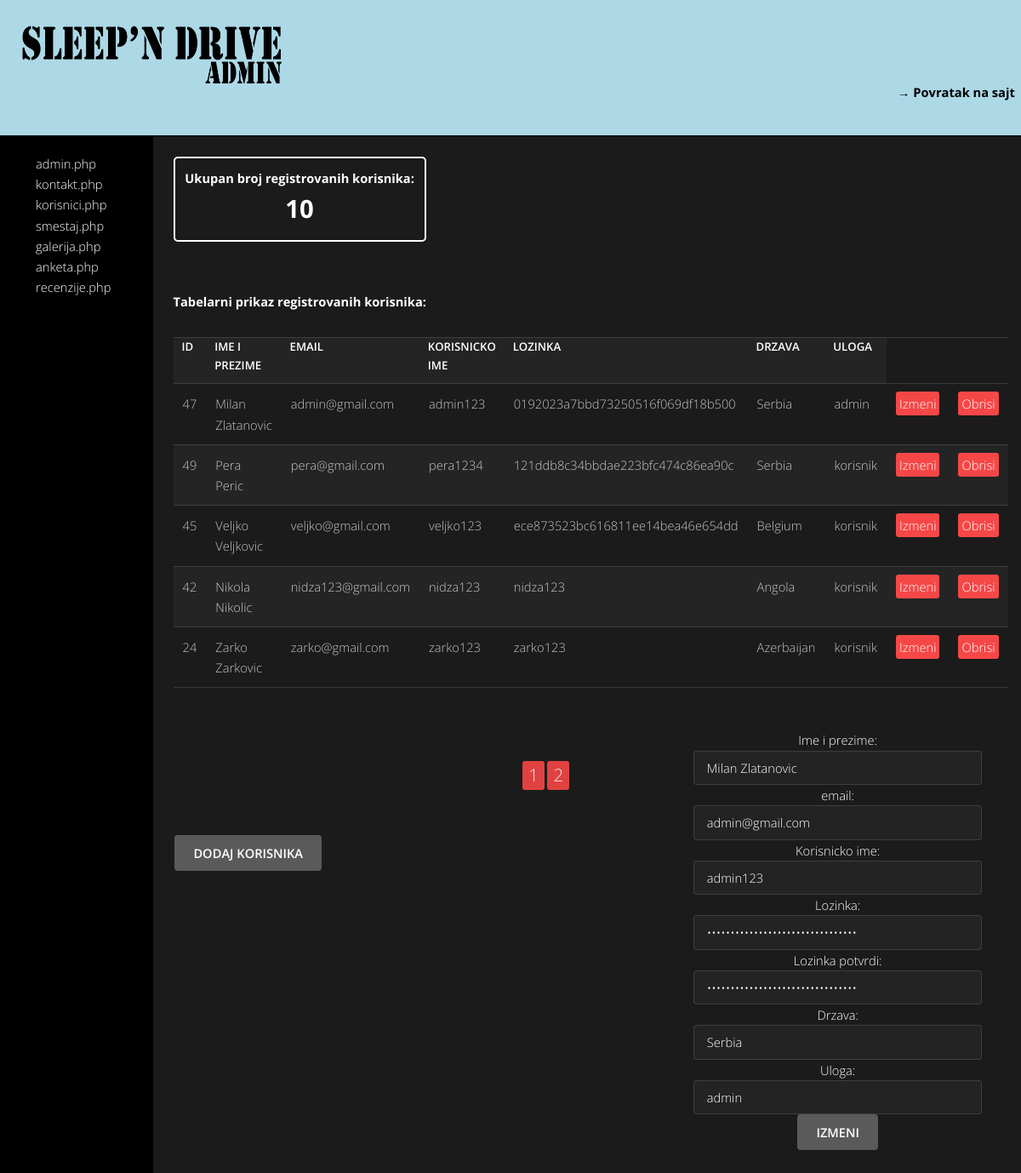
Page /admin/korisnici.php?strana=1&&id=47 on the committed database.
### tables this page shows
CREATE TABLE `korisnici` (
  `korisnikID` int(20) NOT NULL,
  `imePrezime` varchar(200) NOT NULL,
  `email` varchar(100) NOT NULL,
  `username` varchar(50) NOT NULL,
  `lozinka` varchar(35) NOT NULL,
  `drzava` varchar(100) NOT NULL,
  `ulogaID` int(1) NOT NULL
);

CREATE TABLE `uloga` (
  `ulogaID` int(1) NOT NULL,
  `naziv` varchar(20) NOT NULL
);

### admin/korisnici.php (the view, shortened to what this page needs)
<html>
    <head>
        <link rel="stylesheet" href="../assets/css/main.css" />
    </head>
    <body>
        <div id="adminOkvir">
            <div id="adminHeader">
                <div id="adminLogo">
                    <a href="admin.php"><img src="slike/adminLogo.png" alt="adminLogo"/></a>
                </div>
                <div id="adminPovratak">
                     <a href="../index.php">&#8594; Povratak na sajt</a>
                </div>
            </div>
            <div id="adminLinkovi">
            <ul id='adminIspisLink'>
                    <li><a href="admin.php">admin.php</a></li>
                    <li><a href="kontakt.php">kontakt.php</a></li>
                    <li><a href="korisnici.php?strana=1&&id=1">korisnici.php</a></li>
                    <li><a href="smestajParagraf.php">smestaj.php</a></li>
                    <li><a href="galerija.php"/>galerija.php</a></li>
                    <li><a href="anketa.php">anketa.php</a></li>
                    <li><a href="../index.php?stranica=recenzije&&strana=1">recenzije.php</a></li>
                    </ul>
            </div>
            <div id="adminSadrzaj">
                <div id="korisniciPodaci">
                    <?php
                        $upit2="SELECT COUNT(*) FROM korisnici";
                        include("../phpIncludes/konekcija.php");
                        $rezultat=$konekcija->query($upit2);
                        if($rezultat){
                            $podaci=$rezultat->fetch();
                            foreach($podaci as $podatak){
                                $ispis="<span>Ukupan broj registrovanih korisnika:</br> <span id='brKorisnikaSpan'>".$podatak."</span></span>";
                            }
                            echo $ispis;
                        }
                    ?>
                </div>
                <div id="ispisKorisnika">
                    <p>Tabelarni prikaz registrovanih korisnika:</p>
                    <table>
                        <tr>
                            <th>ID</th>
                            <th>IME I PREZIME</th>
                            <th>EMAIL</th>
                            <th>KORISNICKO IME</th>
                            <th>LOZINKA</th>
                            <th>DRZAVA</th>
                            <th>ULOGA</th>
                        </tr>
                        <?php
                            $upitStranicenje="SELECT COUNT(*) FROM korisnici";
                            $rezultat=$konekcija->query($upitStranicenje)->fetchColumn();
                            $brojPoStr=5;
                            $brojStranica=ceil((int)$rezultat / $brojPoStr);
                            $strana=(int)$_GET['strana'];
                            $offset=$strana*5-$brojPoStr;
                            $upit2="SELECT * FROM korisnici k INNER JOIN uloga u ON k.ulogaID=u.ulogaID ORDER BY naziv, korisnikID DESC LIMIT $brojPoStr OFFSET $offset";
                            $rezultat2=$konekcija->query($upit2);
                            if($rezultat2){
                                $podaci=$rezultat2->fetchAll();
                                foreach($podaci as $podatak){
                                    if($podatak->korisnikID==23){
                                        $dugmeObrisi="";
                                    }
                                    else{
                                        $dugmeObrisi="<a class='tabelaLink' href='brisanjeKorisnika.php?id=".$podatak->korisnikID."'>Obrisi</a>";
                                    }
                                    $ispis="<tr>
                                                <td>".$podatak->korisnikID."</td>
                                                <td>".$podatak->imePrezime."</td>
                                                <td>".$podatak->email."</td>
                                                <td>".$podatak->username."</td>
                                                <td>".$podatak->lozinka."</td>
                                                <td>".$podatak->drzava."</td>
                                                <td>".$podatak->naziv."</td>
                                                <td><a href='korisnici.php?strana=1&&id=".$podatak->korisnikID."#izmenaKorisnika' class='tabelaLink' id='linkIzmeni'>Izmeni</a></td>
                                                <td>".$dugmeObrisi."</td>
                                            </tr>";
                                    echo $ispis;
                                }
                            }
                        ?>
                    </table>
                    <ul  class="stranicenjeKorisnici" id="stranicenje">
				<?php
					$brojac=1;
					for($i=0; $i<$brojStranica; $i++)
					{
						echo "<li><a href='korisnici.php?strana=".$brojac."' class='".$brojac."'>".$brojac++."</a></li>";
					}
				?>
				</ul>
                </div>
                <div id="dodavanjeKorisnika">
                        <input type="button" id="dodavanjeKorisnikaPrikaz" value="Dodaj korisnika"/>
                                    <?php
                                        $upit="SELECT * FROM country";
                                        $rezultat = $konekcija->query($upit);
                                        $ispis="<option value='0'>Izaberite</option>";
                                        if($rezultat){
                                            $podaci = $rezultat->fetchAll();
                                            foreach($podaci as $podatak){
                                                $ispis.="<option value='".$podatak->countryname."' class='main-registracija-formular-option'>".$podatak->countryname."</option>";
                                            }
                                        }
                                    ?>
                </div>
                <div id="izmenaKorisnika">
                    <form action="#" method="POST" id="formaIzmenaKorisnika">
                        <?php
                            if(isset($_GET['id'])){
                                $korID=$_GET['id'];
                                $upitIzmena="SELECT * FROM korisnici k INNER JOIN uloga u ON k.ulogaID=u.ulogaID WHERE k.korisnikID=$korID";
                                $rezultatIzmena=$konekcija->query($upitIzmena);
                                if($rezultatIzmena){
                                    $podaci2=$rezultatIzmena->fetchAll();
                                    foreach($podaci2 as $podatak2){
                                        $ispis="<span>Ime i prezime:</span><input type='text' id='imePrezimeIzmena' name='imePrezimeIzmena' placeholder='Pera Peric' value='".$podatak2->imePrezime."'/>
                                        <span>email:</span><input type='text' id='emailIzmena' name='emailIzmena' placeholder='pera_peric@nesto.com' value='".$podatak2->email."'/>
                                        <span>Korisnicko ime:</span><input type='text' id='korImeIzmena' name='korImeIzmena' placeholder='pera123' value='".$podatak2->username."'/>
                                        <span>Lozinka:</span><input type='password' id='passIzmena' name='passIzmena' placeholder='peraperic1' value='".$podatak2->lozinka."'/>
                                        <span>Lozinka potvrdi:</span><input type='password' id='passPotIzmena' name='passPotIzmena' placeholder='peraperic1' value='".$podatak2->lozinka."'/>
                                        <span>Drzava:</span><select id='ddlDrzavaIzmena' name='ddlDrzavaIzmena'><option value='".$podatak2->drzava."'>".$podatak2->drzava."</option>";
                                                        $upitDrzave="SELECT * FROM country";
                                                        $rezultatDrzave=$konekcija->query($upitDrzave);
                                                        if($rezultatDrzave){
                                                            $podaciDrzave=$rezultatDrzave->fetchAll();
                                                            foreach($podaciDrzave as $x){
                                                                $ispis.="<option value='".$x->countryname."'>".$x->countryname."</option>";
                                                            }
                                                        }
                                                        if($podatak2->ulogaID==1){
                                                            $ulogaIspis="admin";
                                                        }
                                                        else
                                                        {
                                                            $ulogaIspis="korisnik";
                                                        }
                                       $ispis.=" </select>
                                        <span>Uloga:</span><select id='ddlUlogaIzmena' name='ddlUlogaIzmena'>
                                                    <option value='".$ulogaIspis."'>".$ulogaIspis."</option>
                                                    <option value='1'>admin</option>
                                                    <option value='2'>korisnik</option>
                                        </select>
                                        <input type='button' onclick='korisnikIzmeni();' id='dugmeIzmenaKorisnika' name='dugmeIzmenaKorisnika' value='Izmeni'/>";
                                    }
                                    echo $ispis;
                                }
                            }
                        ?>
                    </form>
                </div>
            </div>
        </div>
    </body>
</html>

### rows in the picture
korisnici: korisnikID "47", imePrezime "Milan Zlatanovic", email "admin@gmail.com", username "admin123", lozinka "0192023a7bbd73250516f069df18b500", drzava "Serbia", ulogaID.naziv "admin", imePrezimeIzmena "Milan Zlatanovic", emailIzmena "admin@gmail.com", korImeIzmena "admin123", ddlDrzavaIzmena "Serbia", ddlUlogaIzmena "admin"
korisnici: korisnikID "49", imePrezime "Pera Peric", email "pera@gmail.com", username "pera1234", lozinka "121ddb8c34bbdae223bfc474c86ea90c", drzava "Serbia", ulogaID.naziv "korisnik"
korisnici: korisnikID "45", imePrezime "Veljko Veljkovic", email "veljko@gmail.com", username "veljko123", lozinka "ece873523bc616811ee14bea46e654dd", drzava "Belgium", ulogaID.naziv "korisnik"
korisnici: korisnikID "42", imePrezime "Nikola Nikolic", email "nidza123@gmail.com", username "nidza123", lozinka "nidza123", drzava "Angola", ulogaID.naziv "korisnik"
korisnici: korisnikID "24", imePrezime "Zarko Zarkovic", email "zarko@gmail.com", username "zarko123", lozinka "zarko123", drzava "Azerbaijan", ulogaID.naziv "korisnik"

### other values in the picture
$podatak "10"
